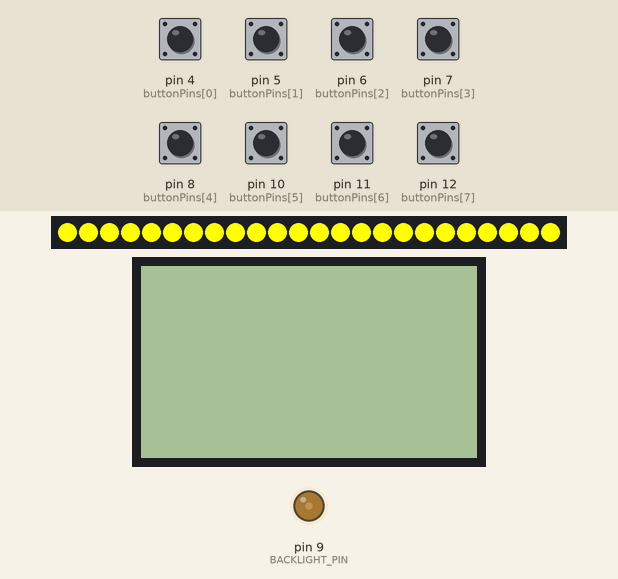
Bench run of a sketch on a simulated Arduino Uno, built with avr-gcc and run on an emulated ATmega328P. Parts: 24 RGB LEDs in strip order, left to right, 84×48 one-colour display, output pins drawn as LEDs (lit = HIGH). The inputs (shaded band) are chosen by the test bench; at power-on: pin 4 (buttonPins[0]), pin 5 (buttonPins[1]), pin 6 (buttonPins[2]), pin 7 (buttonPins[3]), pin 8 (buttonPins[4]), pin 10 (buttonPins[5]), pin 11 (buttonPins[6]), pin 12 (buttonPins[7]) HIGH. Random numbers use the default seed unless the sketch sets one; what the sketch prints to the serial monitor is not drawn.

Above: at 1.1 s.
At 12.4 s:
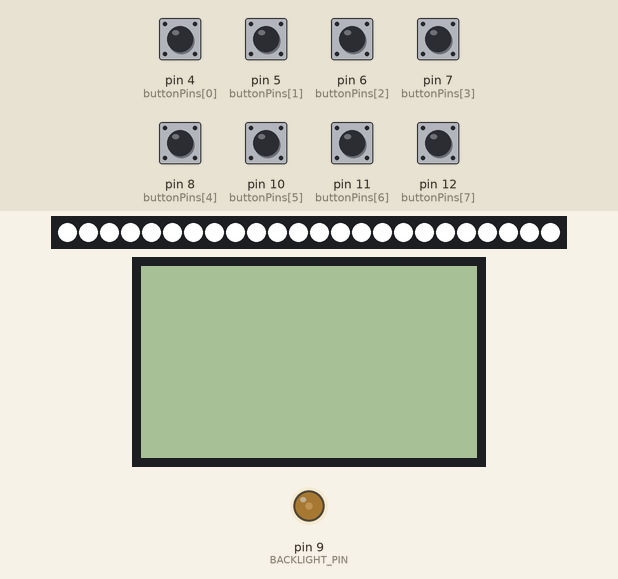
12.5 s: pin 4 (buttonPins[0]) pulled LOW for 0.15 s
At 12.8 s:
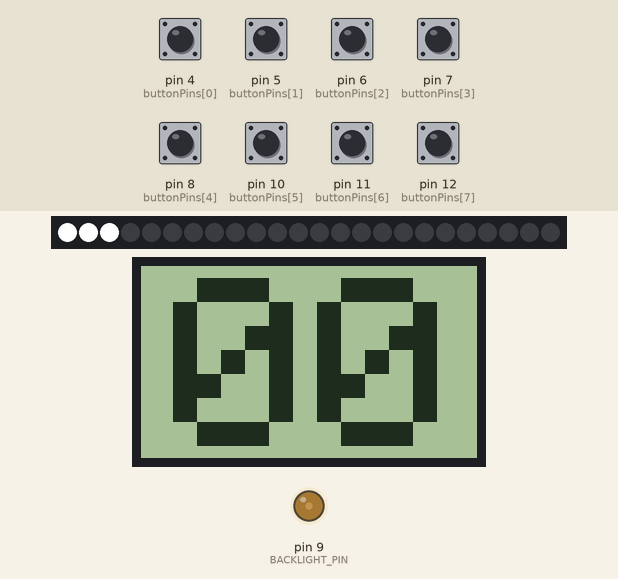
17.0 s: pin 4 (buttonPins[0]) pulled LOW for 1 s
At 18.2 s:
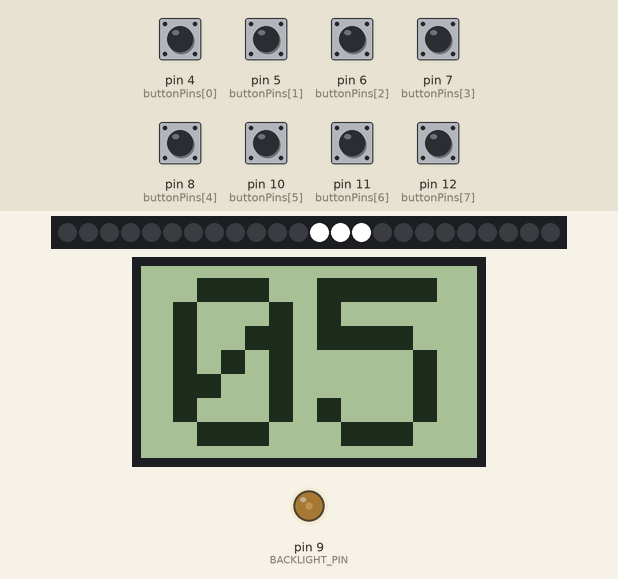
19.5 s: pin 8 (buttonPins[4]) pulled LOW for 0.15 s
At 20.3 s:
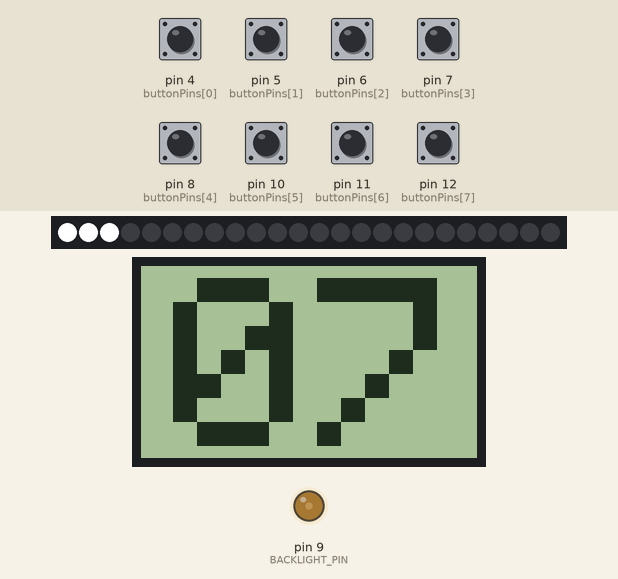
Timing chart, 0 to 22.5 s (numbered marks = the images above; inputs shaded):
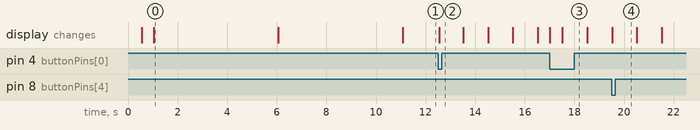

The sketch:

tape_taupe.ino
```cpp
#include <stdio.h>

/* Pins de banchements :
* - Ruban leds : 3
* - Boutons : 4, 5, 6, 7, 8,    10, 11, 12
* - Ecran :
*  rétroéclairage 9
*  CLK A0
*  DIN A1
*  D/C A2
*  CE A3
*  RST 13
*/

/* ------------ Lvl 1 - couche matérielle ------------ */

// ----- 1.1 Leds

#include <FastLED.h>

// Constantes et variables liées au ruban de led
#define LED_PIN 3
#define NUM_LEDS 24
CRGB leds[NUM_LEDS];

void set_color(int btn_idx, CRGB color)
{
  leds[btn_idx * 3    ] = color;
  leds[btn_idx * 3 + 1] = color;
  leds[btn_idx * 3 + 2] = color;
  FastLED.show();
}

void set_color(int btn_idx, uint8_t r, uint8_t g, uint8_t b)
{
  set_color(btn_idx, CRGB(r, g, b));
}

void init_leds() {
  // Initiation du ruban de leds
  FastLED.addLeds<NEOPIXEL, LED_PIN>(leds, NUM_LEDS);
  FastLED.clear();
  FastLED.show();
}

// ----- 1.2 buttons

#include <PinChangeInterrupt.h>

// Constantes et variables liées aux boutons
#define NUM_BUTTONS 8
#define BTN_DELAY 300
uint8_t const buttonPins[NUM_BUTTONS] = {4, 5, 6, 7, 8,    10, 11, 12};
unsigned long last_push[NUM_BUTTONS] = {0};
bool btn_flags[NUM_BUTTONS] = {false};


/* Gestion des appuis boutons.
 * A chaque appui de bouton un flag est mis à true.
 * Un délai de rebons est ensuite appliqué pour éviter les appuismultiples.
 */
void buttonChange() {
  for (uint8_t i = 0; i < NUM_BUTTONS; i++) {
    if (digitalRead(buttonPins[i]) == LOW) {
      unsigned long const current_time{millis()};
      if (current_time - last_push[i] > BTN_DELAY)
      {
        last_push[i] = current_time;
        btn_flags[i] = true;
      }
    }
  }
}

void init_buttons() {
  // Initialisation des callbacks de boutons
  for (uint8_t i = 0; i < NUM_BUTTONS; i++) {
    pinMode(buttonPins[i], INPUT_PULLUP);
    attachPinChangeInterrupt(digitalPinToPinChangeInterrupt(buttonPins[i]), buttonChange, FALLING);
  }
}

// ----- 1.3 screen

#include <Adafruit_GFX.h>
#include <Adafruit_PCD8544.h>

#define BACKLIGHT_PIN 9

// Brochage : CLK, DIN, D/C, CE, RST
Adafruit_PCD8544 display = Adafruit_PCD8544(A0, A1, A2, A3, 13);

#define CHAR_W 6
#define CHAR_H 8
#define SCRN_W 84
#define SCRN_H 48

void set_2digit_number(uint8_t const number)
{
  char buffer[3] = {
    '0' + ((number % 100) / 10),
    '0' + (number % 10),
    '\0'
  };

  display.clearDisplay();
  // Maximum de la taille écran
  display.setTextSize(6);
  // Centrage
  display.setCursor(8, 3);
  display.print(buffer);
  display.display();
}

void init_screen ()
{
  pinMode(BACKLIGHT_PIN, OUTPUT);
  analogWrite(BACKLIGHT_PIN, 64);

  display.begin();
  display.setContrast(10); // Ajuste selon ton écran
  display.clearDisplay();
  display.setTextSize(6);
  display.setTextColor(BLACK);
  display.display();
}


// ----- 1.4 Init printf (Bonus)

/* Redirection de printf vers serial */
// Fonction pour envoyer un caractère via Serial
int serial_putchar(char c, FILE* f) {
  Serial.write(c);
  return 0;
}
// Déclaration de la structure de flux
FILE serial_stdout;

void init_printf() {
  // Initialisation des prints
  Serial.begin(9600);

  // Redirection de printf sur Serial.
  fdev_setup_stream(&serial_stdout, serial_putchar, NULL, _FDEV_SETUP_WRITE);
  stdout = &serial_stdout;

  delay(500);
}

// ----- 1 Init

void init_hardware() {
  init_printf();
  init_leds();
  init_buttons();
  init_screen();
  printf("Hardware initialisé\n");
}


/* ------------ Lvl 2 - couche jeu ------------ */

int score{0};
unsigned long started_at{0};

void init_game()
{
  printf("Init Game");
  // Compteur de points à 0
  score = 0;
  // Touches réinitialisées
  for (int btn{0} ; btn<NUM_BUTTONS ; btn++) {
    btn_flags[btn] = false;
    set_color(btn, CRGB::White);
  }

  // Attend uun premier appuis pour démarer le jeu
  bool no_push = true;
  do {
    delay(10);
    for (int btn{0} ; btn<NUM_BUTTONS ; btn++)
      no_push &= !btn_flags[btn];
  } while (no_push);
  // Enregistre le temps de départ pour laisser 1 minute de jeu
  started_at = millis();

  // Eteint tous les boutons
  for (int btn{0} ; btn<NUM_BUTTONS ; btn++) {
    btn_flags[btn] = false;
    set_color(btn, CRGB::Black);
  }

  // Initialise l'aléatoire en utilisant l'aléatoire du temps de démarrage
  randomSeed(started_at);
  init_random_btn();
}

int current_btn{NUM_BUTTONS/2};
void init_random_btn ()
{
  // Choisit aléatoirement un bouton différent du précédent
  int candidate{random(0, NUM_BUTTONS)};
  while (candidate == current_btn)
    candidate = random(0, NUM_BUTTONS);
  // Initialise le bouton
  current_btn = candidate;
  set_color(current_btn, CRGB::White);
  printf("Init random btn %d\n", current_btn);
}

bool game_stopped{false};
void stop_game() {
  game_stopped = true;
}

void game_loop()
{
  printf("Game loop\n");
  unsigned long display_sec{10000};
  unsigned long sec{millis() - started_at};

  // Initialise le premier bouton
  while((!game_stopped) && (sec < 60000))
  {
    // Si le bon bouton est pressé
    if (btn_flags[current_btn]) {
      score += 1;
      set_color(current_btn, CRGB::Black);
      init_random_btn();
    }
    // Réinitialisation des boutons
    for (int btn{0} ; btn<NUM_BUTTONS ; btn++) {
      btn_flags[btn] = false;
    }
    // Met à jour le timer
    sec = millis() - started_at;
    if (sec / 1000 != display_sec) {
      display_sec = sec / 1000;
      set_2digit_number(static_cast<uint8_t>(display_sec));
    }
  }
  printf("Fin de game loop\n");
}

void end_animation() {
  unsigned long start{millis()};
  while ((!game_stopped) && (millis() - start < 15000)) {
    int s = (millis() - start) / 1000;
    for (int led{0} ; led<NUM_LEDS ; led++)
      if ((s % 2) == 0)
        set_color(led, CRGB::Red);
      else
        set_color(led, CRGB::Black);
    delay(50);
  }
}


void debug_mode() {
  printf("DEBUG mode\n");

  // Wiring test
  for (int led{0} ; led<NUM_LEDS ; led++)
    leds[led] = CRGB::Yellow;
  FastLED.show();

  delay(5000);

  // Low level function test
  for (int btn{0} ; btn<NUM_BUTTONS ; btn++)
    set_color(btn, CRGB::Blue);

  delay(5000);
}


/* ------------ Lvl 3 - couche controleur ------------ */

void setup() {
  init_hardware();
  delay(500);
  debug_mode();
  init_game();
}


void loop() {
  // Jeu en cours
  game_loop();
  // Affichage du score
  set_2digit_number(score);
  // Animation de fin de partie
  end_animation();
  // Mode debug lancé
  if (game_stopped) {
    debug_mode();
    game_stopped = false;
  }
  // Initialisation d'un nouveau jeu
  init_game();
}
```

Measured:
- after the input at 12.5 s, the display: changes at once (image 2)
- what the display in image 0 shows lasts 5.1 s, from 1.0 s to 6.1 s
